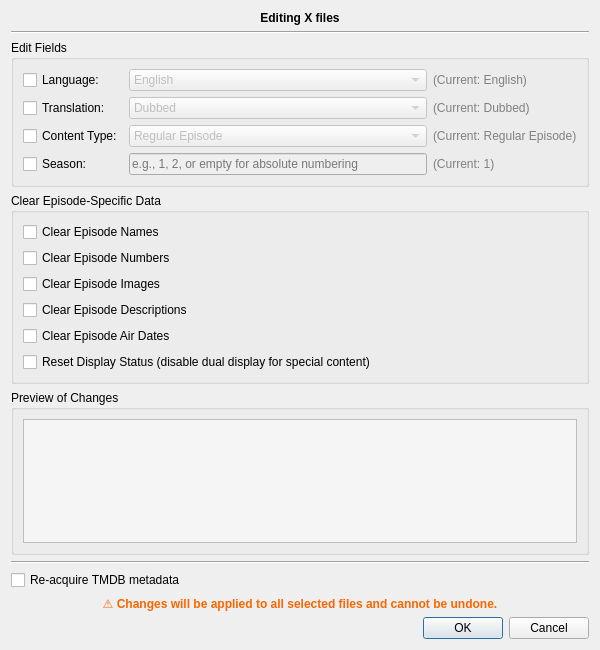
<?xml version="1.0" encoding="UTF-8"?>
<ui version="4.0">
 <class>VP_ShowsEditMultipleMetadataDialog</class>
 <widget class="QDialog" name="VP_ShowsEditMultipleMetadataDialog">
  <property name="geometry">
   <rect>
    <x>0</x>
    <y>0</y>
    <width>600</width>
    <height>650</height>
   </rect>
  </property>
  <property name="windowTitle">
   <string>Edit Multiple Files Metadata</string>
  </property>
  <layout class="QVBoxLayout" name="verticalLayout_Main">
   <item>
    <widget class="QLabel" name="label_FileCount">
     <property name="font">
      <font>
       <bold>true</bold>
      </font>
     </property>
     <property name="text">
      <string>Editing X files</string>
     </property>
     <property name="alignment">
      <set>Qt::AlignCenter</set>
     </property>
    </widget>
   </item>
   <item>
    <widget class="Line" name="line_Top">
     <property name="orientation">
      <enum>Qt::Horizontal</enum>
     </property>
    </widget>
   </item>
   <item>
    <widget class="QGroupBox" name="groupBox_EditFields">
     <property name="title">
      <string>Edit Fields</string>
     </property>
     <layout class="QGridLayout" name="gridLayout_Edit">
      <item row="0" column="0">
       <widget class="QCheckBox" name="checkBox_Language">
        <property name="text">
         <string>Language:</string>
        </property>
       </widget>
      </item>
      <item row="0" column="1">
       <widget class="QComboBox" name="comboBox_Language">
        <property name="enabled">
         <bool>false</bool>
        </property>
        <item>
         <property name="text">
          <string>English</string>
         </property>
        </item>
        <item>
         <property name="text">
          <string>Japanese</string>
         </property>
        </item>
        <item>
         <property name="text">
          <string>Spanish</string>
         </property>
        </item>
        <item>
         <property name="text">
          <string>French</string>
         </property>
        </item>
        <item>
         <property name="text">
          <string>German</string>
         </property>
        </item>
        <item>
         <property name="text">
          <string>Italian</string>
         </property>
        </item>
        <item>
         <property name="text">
          <string>Portuguese</string>
         </property>
        </item>
        <item>
         <property name="text">
          <string>Russian</string>
         </property>
        </item>
        <item>
         <property name="text">
          <string>Chinese</string>
         </property>
        </item>
        <item>
         <property name="text">
          <string>Korean</string>
         </property>
        </item>
        <item>
         <property name="text">
          <string>Arabic</string>
         </property>
        </item>
        <item>
         <property name="text">
          <string>Hindi</string>
         </property>
        </item>
        <item>
         <property name="text">
          <string>Other</string>
         </property>
        </item>
       </widget>
      </item>
      <item row="0" column="2">
       <widget class="QLabel" name="label_LanguageStatus">
        <property name="styleSheet">
         <string>color: gray;</string>
        </property>
        <property name="text">
         <string>(Current: English)</string>
        </property>
       </widget>
      </item>
      <item row="1" column="0">
       <widget class="QCheckBox" name="checkBox_Translation">
        <property name="text">
         <string>Translation:</string>
        </property>
       </widget>
      </item>
      <item row="1" column="1">
       <widget class="QComboBox" name="comboBox_Translation">
        <property name="enabled">
         <bool>false</bool>
        </property>
        <item>
         <property name="text">
          <string>Dubbed</string>
         </property>
        </item>
        <item>
         <property name="text">
          <string>Subbed</string>
         </property>
        </item>
       </widget>
      </item>
      <item row="1" column="2">
       <widget class="QLabel" name="label_TranslationStatus">
        <property name="styleSheet">
         <string>color: gray;</string>
        </property>
        <property name="text">
         <string>(Current: Dubbed)</string>
        </property>
       </widget>
      </item>
      <item row="2" column="0">
       <widget class="QCheckBox" name="checkBox_ContentType">
        <property name="text">
         <string>Content Type:</string>
        </property>
       </widget>
      </item>
      <item row="2" column="1">
       <widget class="QComboBox" name="comboBox_ContentType">
        <property name="enabled">
         <bool>false</bool>
        </property>
        <item>
         <property name="text">
          <string>Regular Episode</string>
         </property>
        </item>
        <item>
         <property name="text">
          <string>Movie</string>
         </property>
        </item>
        <item>
         <property name="text">
          <string>OVA/OAD</string>
         </property>
        </item>
        <item>
         <property name="text">
          <string>Extra/Special</string>
         </property>
        </item>
       </widget>
      </item>
      <item row="2" column="2">
       <widget class="QLabel" name="label_ContentTypeStatus">
        <property name="styleSheet">
         <string>color: gray;</string>
        </property>
        <property name="text">
         <string>(Current: Regular Episode)</string>
        </property>
       </widget>
      </item>
      <item row="3" column="0">
       <widget class="QCheckBox" name="checkBox_Season">
        <property name="text">
         <string>Season:</string>
        </property>
       </widget>
      </item>
      <item row="3" column="1">
       <widget class="QLineEdit" name="lineEdit_Season">
        <property name="enabled">
         <bool>false</bool>
        </property>
        <property name="maxLength">
         <number>50</number>
        </property>
        <property name="placeholderText">
         <string>e.g., 1, 2, or empty for absolute numbering</string>
        </property>
       </widget>
      </item>
      <item row="3" column="2">
       <widget class="QLabel" name="label_SeasonStatus">
        <property name="styleSheet">
         <string>color: gray;</string>
        </property>
        <property name="text">
         <string>(Current: 1)</string>
        </property>
       </widget>
      </item>
     </layout>
    </widget>
   </item>
   <item>
    <widget class="QGroupBox" name="groupBox_ClearFields">
     <property name="title">
      <string>Clear Episode-Specific Data</string>
     </property>
     <layout class="QVBoxLayout" name="verticalLayout_Clear">
      <item>
       <widget class="QCheckBox" name="checkBox_ClearEpisodeNames">
        <property name="text">
         <string>Clear Episode Names</string>
        </property>
       </widget>
      </item>
      <item>
       <widget class="QCheckBox" name="checkBox_ClearEpisodeNumbers">
        <property name="text">
         <string>Clear Episode Numbers</string>
        </property>
       </widget>
      </item>
      <item>
       <widget class="QCheckBox" name="checkBox_ClearEpisodeImages">
        <property name="text">
         <string>Clear Episode Images</string>
        </property>
       </widget>
      </item>
      <item>
       <widget class="QCheckBox" name="checkBox_ClearEpisodeDescriptions">
        <property name="text">
         <string>Clear Episode Descriptions</string>
        </property>
       </widget>
      </item>
      <item>
       <widget class="QCheckBox" name="checkBox_ClearEpisodeAirDates">
        <property name="text">
         <string>Clear Episode Air Dates</string>
        </property>
       </widget>
      </item>
      <item>
       <widget class="QCheckBox" name="checkBox_ResetDisplayStatus">
        <property name="text">
         <string>Reset Display Status (disable dual display for special content)</string>
        </property>
       </widget>
      </item>
     </layout>
    </widget>
   </item>
   <item>
    <widget class="QGroupBox" name="groupBox_Preview">
     <property name="title">
      <string>Preview of Changes</string>
     </property>
     <layout class="QVBoxLayout" name="verticalLayout_Preview">
      <item>
       <widget class="QTextEdit" name="textEdit_Preview">
        <property name="styleSheet">
         <string>QTextEdit { background-color: #f5f5f5; }</string>
        </property>
        <property name="readOnly">
         <bool>true</bool>
        </property>
       </widget>
      </item>
     </layout>
    </widget>
   </item>
   <item>
    <widget class="Line" name="line_Bottom">
     <property name="orientation">
      <enum>Qt::Horizontal</enum>
     </property>
    </widget>
   </item>
   <item>
    <widget class="QCheckBox" name="checkBox_ReacquireTMDB">
     <property name="text">
      <string>Re-acquire TMDB metadata</string>
     </property>
    </widget>
   </item>
   <item>
    <widget class="QLabel" name="label_Warning">
     <property name="styleSheet">
      <string>color: #ff6600; font-weight: bold;</string>
     </property>
     <property name="text">
      <string>⚠ Changes will be applied to all selected files and cannot be undone.</string>
     </property>
     <property name="alignment">
      <set>Qt::AlignCenter</set>
     </property>
    </widget>
   </item>
   <item>
    <widget class="QDialogButtonBox" name="buttonBox">
     <property name="orientation">
      <enum>Qt::Horizontal</enum>
     </property>
     <property name="standardButtons">
      <set>QDialogButtonBox::Cancel|QDialogButtonBox::Ok</set>
     </property>
    </widget>
   </item>
  </layout>
 </widget>
 <resources/>
 <connections>
  <connection>
   <sender>buttonBox</sender>
   <signal>accepted()</signal>
   <receiver>VP_ShowsEditMultipleMetadataDialog</receiver>
   <slot>accept()</slot>
   <hints>
    <hint type="sourcelabel">
     <x>248</x>
     <y>254</y>
    </hint>
    <hint type="destinationlabel">
     <x>157</x>
     <y>274</y>
    </hint>
   </hints>
  </connection>
  <connection>
   <sender>buttonBox</sender>
   <signal>rejected()</signal>
   <receiver>VP_ShowsEditMultipleMetadataDialog</receiver>
   <slot>reject()</slot>
   <hints>
    <hint type="sourcelabel">
     <x>316</x>
     <y>260</y>
    </hint>
    <hint type="destinationlabel">
     <x>286</x>
     <y>274</y>
    </hint>
   </hints>
  </connection>
 </connections>
</ui>
